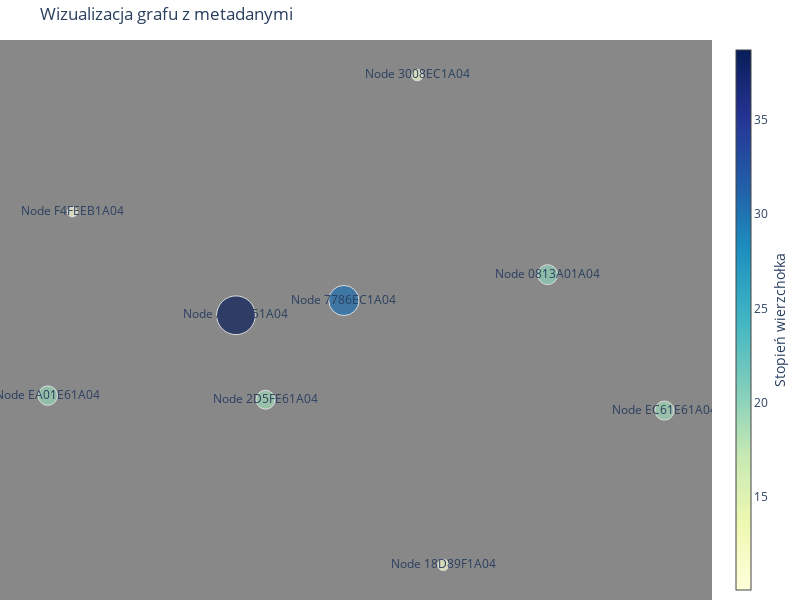

Notebook code for this chart:
### Markdown cell above
#### Plot

### Code cell
graph = deepecohab.plot_network_graph(
    cfp, chasings, ranking_ordinal, node_size_multiplier=1, edge_width_multiplier=1, title="Social network", cmap="viridis_r")


# ranking_time = deepecohab.plot_ranking_in_time(cfp, ranking_in_time)
# eval_plot = deepecohab.social_dominance_evaluation(cfp, chasings, ranking_ordinal)
# final_ranking = deepecohab.weigh_ranking(cfp, graph, ranking_ordinal, chasings)

### Figure 1 — Plotly figure (JSON) as saved in the notebook; plotly's stock layout.template omitted (floating-point values rounded to 4 significant figures)
{"data": [{"hoverinfo": "none", "line": {"color": "#888", "width": 2930}, "mode": "lines", "type": "scatter", "x": [-0.2019, 0.01249, null], "y": [0.04883, 0.1073, null]}, {"hoverinfo": "none", "line": {"color": "#888", "width": 2150}, "mode": "lines", "type": "scatter", "x": [-0.2019, 0.4174, null], "y": [0.04883, 0.2097, null]}, {"hoverinfo": "none", "line": {"color": "#888", "width": 1610}, "mode": "lines", "type": "scatter", "x": [-0.2019, -0.5759, null], "y": [0.04883, -0.2694, null]}, {"hoverinfo": "none", "line": {"color": "#888", "width": 500}, "mode": "lines", "type": "scatter", "x": [-0.2019, 0.6495, null], "y": [0.04883, -0.3287, null]}, {"hoverinfo": "none", "line": {"color": "#888", "width": 1800}, "mode": "lines", "type": "scatter", "x": [-0.2019, -0.1432, null], "y": [0.04883, -0.2856, null]}, {"hoverinfo": "none", "line": {"color": "#888", "width": 1110}, "mode": "lines", "type": "scatter", "x": [-0.2019, 0.1585, null], "y": [0.04883, 1, null]}, {"hoverinfo": "none", "line": {"color": "#888", "width": 3250}, "mode": "lines", "type": "scatter", "x": [-0.2019, 0.21, null], "y": [0.04883, -0.9402, null]}, {"hoverinfo": "none", "line": {"color": "#888", "width": 14800}, "mode": "lines", "type": "scatter", "x": [-0.2019, -0.5269, null], "y": [0.04883, 0.4581, null]}, {"hoverinfo": "none", "line": {"color": "#888", "width": 760}, "mode": "lines", "type": "scatter", "x": [0.01249, -0.2019, null], "y": [0.1073, 0.04883, null]}, {"hoverinfo": "none", "line": {"color": "#888", "width": 3000}, "mode": "lines", "type": "scatter", "x": [0.01249, 0.4174, null], "y": [0.1073, 0.2097, null]}, {"hoverinfo": "none", "line": {"color": "#888", "width": 1410}, "mode": "lines", "type": "scatter", "x": [0.01249, -0.5759, null], "y": [0.1073, -0.2694, null]}, {"hoverinfo": "none", "line": {"color": "#888", "width": 300}, "mode": "lines", "type": "scatter", "x": [0.01249, 0.6495, null], "y": [0.1073, -0.3287, null]}, {"hoverinfo": "none", "line": {"color": "#888", "width": 810}, "mode": "lines", "type": "scatter", "x": [0.01249, -0.1432, null], "y": [0.1073, -0.2856, null]}, {"hoverinfo": "none", "line": {"color": "#888", "width": 1830}, "mode": "lines", "type": "scatter", "x": [0.01249, 0.1585, null], "y": [0.1073, 1, null]}, {"hoverinfo": "none", "line": {"color": "#888", "width": 1840}, "mode": "lines", "type": "scatter", "x": [0.01249, 0.21, null], "y": [0.1073, -0.9402, null]}, {"hoverinfo": "none", "line": {"color": "#888", "width": 4190}, "mode": "lines", "type": "scatter", "x": [0.01249, -0.5269, null], "y": [0.1073, 0.4581, null]}, {"hoverinfo": "none", "line": {"color": "#888", "width": 390}, "mode": "lines", "type": "scatter", "x": [0.4174, -0.2019, null], "y": [0.2097, 0.04883, null]}, {"hoverinfo": "none", "line": {"color": "#888", "width": 210}, "mode": "lines", "type": "scatter", "x": [0.4174, 0.01249, null], "y": [0.2097, 0.1073, null]}, {"hoverinfo": "none", "line": {"color": "#888", "width": 290}, "mode": "lines", "type": "scatter", "x": [0.4174, -0.5759, null], "y": [0.2097, -0.2694, null]}, {"hoverinfo": "none", "line": {"color": "#888", "width": 110}, "mode": "lines", "type": "scatter", "x": [0.4174, 0.6495, null], "y": [0.2097, -0.3287, null]}, {"hoverinfo": "none", "line": {"color": "#888", "width": 290}, "mode": "lines", "type": "scatter", "x": [0.4174, -0.1432, null], "y": [0.2097, -0.2856, null]}, {"hoverinfo": "none", "line": {"color": "#888", "width": 330}, "mode": "lines", "type": "scatter", "x": [0.4174, 0.1585, null], "y": [0.2097, 1, null]}, {"hoverinfo": "none", "line": {"color": "#888", "width": 280}, "mode": "lines", "type": "scatter", "x": [0.4174, 0.21, null], "y": [0.2097, -0.9402, null]}, {"hoverinfo": "none", "line": {"color": "#888", "width": 330}, "mode": "lines", "type": "scatter", "x": [0.4174, -0.5269, null], "y": [0.2097, 0.4581, null]}, {"hoverinfo": "none", "line": {"color": "#888", "width": 230}, "mode": "lines", "type": "scatter", "x": [-0.5759, -0.2019, null], "y": [-0.2694, 0.04883, null]}, {"hoverinfo": "none", "line": {"color": "#888", "width": 180}, "mode": "lines", "type": "scatter", "x": [-0.5759, 0.01249, null], "y": [-0.2694, 0.1073, null]}, {"hoverinfo": "none", "line": {"color": "#888", "width": 210}, "mode": "lines", "type": "scatter", "x": [-0.5759, 0.4174, null], "y": [-0.2694, 0.2097, null]}, {"hoverinfo": "none", "line": {"color": "#888", "width": 90}, "mode": "lines", "type": "scatter", "x": [-0.5759, 0.6495, null], "y": [-0.2694, -0.3287, null]}, {"hoverinfo": "none", "line": {"color": "#888", "width": 400}, "mode": "lines", "type": "scatter", "x": [-0.5759, -0.1432, null], "y": [-0.2694, -0.2856, null]}, {"hoverinfo": "none", "line": {"color": "#888", "width": 320}, "mode": "lines", "type": "scatter", "x": [-0.5759, 0.1585, null], "y": [-0.2694, 1, null]}, {"hoverinfo": "none", "line": {"color": "#888", "width": 290}, "mode": "lines", "type": "scatter", "x": [-0.5759, 0.21, null], "y": [-0.2694, -0.9402, null]}, {"hoverinfo": "none", "line": {"color": "#888", "width": 250}, "mode": "lines", "type": "scatter", "x": [-0.5759, -0.5269, null], "y": [-0.2694, 0.4581, null]}, {"hoverinfo": "none", "line": {"color": "#888", "width": 200}, "mode": "lines", "type": "scatter", "x": [0.6495, -0.2019, null], "y": [-0.3287, 0.04883, null]}, {"hoverinfo": "none", "line": {"color": "#888", "width": 90}, "mode": "lines", "type": "scatter", "x": [0.6495, 0.01249, null], "y": [-0.3287, 0.1073, null]}, {"hoverinfo": "none", "line": {"color": "#888", "width": 230}, "mode": "lines", "type": "scatter", "x": [0.6495, 0.4174, null], "y": [-0.3287, 0.2097, null]}, {"hoverinfo": "none", "line": {"color": "#888", "width": 240}, "mode": "lines", "type": "scatter", "x": [0.6495, -0.5759, null], "y": [-0.3287, -0.2694, null]}, {"hoverinfo": "none", "line": {"color": "#888", "width": 130}, "mode": "lines", "type": "scatter", "x": [0.6495, -0.1432, null], "y": [-0.3287, -0.2856, null]}, {"hoverinfo": "none", "line": {"color": "#888", "width": 160}, "mode": "lines", "type": "scatter", "x": [0.6495, 0.1585, null], "y": [-0.3287, 1, null]}, {"hoverinfo": "none", "line": {"color": "#888", "width": 250}, "mode": "lines", "type": "scatter", "x": [0.6495, 0.21, null], "y": [-0.3287, -0.9402, null]}, {"hoverinfo": "none", "line": {"color": "#888", "width": 90}, "mode": "lines", "type": "scatter", "x": [0.6495, -0.5269, null], "y": [-0.3287, 0.4581, null]}, {"hoverinfo": "none", "line": {"color": "#888", "width": 670}, "mode": "lines", "type": "scatter", "x": [-0.1432, -0.2019, null], "y": [-0.2856, 0.04883, null]}, {"hoverinfo": "none", "line": {"color": "#888", "width": 550}, "mode": "lines", "type": "scatter", "x": [-0.1432, 0.01249, null], "y": [-0.2856, 0.1073, null]}, {"hoverinfo": "none", "line": {"color": "#888", "width": 210}, "mode": "lines", "type": "scatter", "x": [-0.1432, 0.4174, null], "y": [-0.2856, 0.2097, null]}, {"hoverinfo": "none", "line": {"color": "#888", "width": 110}, "mode": "lines", "type": "scatter", "x": [-0.1432, -0.5759, null], "y": [-0.2856, -0.2694, null]}, {"hoverinfo": "none", "line": {"color": "#888", "width": 200}, "mode": "lines", "type": "scatter", "x": [-0.1432, 0.6495, null], "y": [-0.2856, -0.3287, null]}, {"hoverinfo": "none", "line": {"color": "#888", "width": 210}, "mode": "lines", "type": "scatter", "x": [-0.1432, 0.1585, null], "y": [-0.2856, 1, null]}, {"hoverinfo": "none", "line": {"color": "#888", "width": 560}, "mode": "lines", "type": "scatter", "x": [-0.1432, 0.21, null], "y": [-0.2856, -0.9402, null]}, {"hoverinfo": "none", "line": {"color": "#888", "width": 1390}, "mode": "lines", "type": "scatter", "x": [-0.1432, -0.5269, null], "y": [-0.2856, 0.4581, null]}, {"hoverinfo": "none", "line": {"color": "#888", "width": 60}, "mode": "lines", "type": "scatter", "x": [0.1585, -0.2019, null], "y": [1, 0.04883, null]}, {"hoverinfo": "none", "line": {"color": "#888", "width": 30}, "mode": "lines", "type": "scatter", "x": [0.1585, 0.01249, null], "y": [1, 0.1073, null]}, {"hoverinfo": "none", "line": {"color": "#888", "width": 120}, "mode": "lines", "type": "scatter", "x": [0.1585, 0.4174, null], "y": [1, 0.2097, null]}, {"hoverinfo": "none", "line": {"color": "#888", "width": 80}, "mode": "lines", "type": "scatter", "x": [0.1585, -0.5759, null], "y": [1, -0.2694, null]}, {"hoverinfo": "none", "line": {"color": "#888", "width": 10}, "mode": "lines", "type": "scatter", "x": [0.1585, 0.6495, null], "y": [1, -0.3287, null]}, {"hoverinfo": "none", "line": {"color": "#888", "width": 130}, "mode": "lines", "type": "scatter", "x": [0.1585, -0.1432, null], "y": [1, -0.2856, null]}, {"hoverinfo": "none", "line": {"color": "#888", "width": 90}, "mode": "lines", "type": "scatter", "x": [0.1585, 0.21, null], "y": [1, -0.9402, null]}, {"hoverinfo": "none", "line": {"color": "#888", "width": 160}, "mode": "lines", "type": "scatter", "x": [0.1585, -0.5269, null], "y": [1, 0.4581, null]}, {"hoverinfo": "none", "line": {"color": "#888", "width": 60}, "mode": "lines", "type": "scatter", "x": [0.21, -0.2019, null], "y": [-0.9402, 0.04883, null]}, {"hoverinfo": "none", "line": {"color": "#888", "width": 50}, "mode": "lines", "type": "scatter", "x": [0.21, 0.01249, null], "y": [-0.9402, 0.1073, null]}, {"hoverinfo": "none", "line": {"color": "#888", "width": 130}, "mode": "lines", "type": "scatter", "x": [0.21, 0.4174, null], "y": [-0.9402, 0.2097, null]}, {"hoverinfo": "none", "line": {"color": "#888", "width": 160}, "mode": "lines", "type": "scatter", "x": [0.21, -0.5759, null], "y": [-0.9402, -0.2694, null]}, {"hoverinfo": "none", "line": {"color": "#888", "width": 290}, "mode": "lines", "type": "scatter", "x": [0.21, 0.6495, null], "y": [-0.9402, -0.3287, null]}, {"hoverinfo": "none", "line": {"color": "#888", "width": 60}, "mode": "lines", "type": "scatter", "x": [0.21, -0.1432, null], "y": [-0.9402, -0.2856, null]}, {"hoverinfo": "none", "line": {"color": "#888", "width": 50}, "mode": "lines", "type": "scatter", "x": [0.21, 0.1585, null], "y": [-0.9402, 1, null]}, {"hoverinfo": "none", "line": {"color": "#888", "width": 140}, "mode": "lines", "type": "scatter", "x": [0.21, -0.5269, null], "y": [-0.9402, 0.4581, null]}, {"hoverinfo": "none", "line": {"color": "#888", "width": 60}, "mode": "lines", "type": "scatter", "x": [-0.5269, -0.2019, null], "y": [0.4581, 0.04883, null]}, {"hoverinfo": "none", "line": {"color": "#888", "width": 40}, "mode": "lines", "type": "scatter", "x": [-0.5269, 0.01249, null], "y": [0.4581, 0.1073, null]}, {"hoverinfo": "none", "line": {"color": "#888", "width": 90}, "mode": "lines", "type": "scatter", "x": [-0.5269, 0.4174, null], "y": [0.4581, 0.2097, null]}, {"hoverinfo": "none", "line": {"color": "#888", "width": 110}, "mode": "lines", "type": "scatter", "x": [-0.5269, -0.5759, null], "y": [0.4581, -0.2694, null]}, {"hoverinfo": "none", "line": {"color": "#888", "width": 280}, "mode": "lines", "type": "scatter", "x": [-0.5269, 0.6495, null], "y": [0.4581, -0.3287, null]}, {"hoverinfo": "none", "line": {"color": "#888", "width": 70}, "mode": "lines", "type": "scatter", "x": [-0.5269, -0.1432, null], "y": [0.4581, -0.2856, null]}, {"hoverinfo": "none", "line": {"color": "#888", "width": 120}, "mode": "lines", "type": "scatter", "x": [-0.5269, 0.1585, null], "y": [0.4581, 1, null]}, {"hoverinfo": "none", "line": {"color": "#888", "width": 130}, "mode": "lines", "type": "scatter", "x": [-0.5269, 0.21, null], "y": [0.4581, -0.9402, null]}, {"hoverinfo": "text", "marker": {"color": [38.71, 30.23, 19.96, 19.5, 19.12, 18.98, 11.41, 11.31, 10.05], "colorbar": {"thickness": 15, "title": {"side": "right", "text": "Stopień wierzchołka"}, "xanchor": "left"}, "colorscale": [[0, "rgb(255,255,217)"], [0.125, "rgb(237,248,177)"], [0.25, "rgb(199,233,180)"], [0.375, "rgb(127,205,187)"], [0.5, "rgb(65,182,196)"], [0.625, "rgb(29,145,192)"], [0.75, "rgb(34,94,168)"], [0.875, "rgb(37,52,148)"], [1, "rgb(8,29,88)"]], "showscale": true, "size": [38.71, 30.23, 19.96, 19.5, 19.12, 18.98, 11.41, 11.31, 10.05]}, "mode": "markers+text", "text": ["Node A7E6E51A04", "Node 7786EC1A04", "Node 0813A01A04", "Node EA01E61A04", "Node EC61E61A04", "Node 2D5FE61A04", "Node 3008EC1A04", "Node 18D89F1A04", "Node F4FEEB1A04"], "type": "scatter", "x": [-0.2019, 0.01249, 0.4174, -0.5759, 0.6495, -0.1432, 0.1585, 0.21, -0.5269], "y": [0.04883, 0.1073, 0.2097, -0.2694, -0.3287, -0.2856, 1, -0.9402, 0.4581]}], "layout": {"height": 600, "hovermode": "closest", "margin": {"b": 0, "l": 0, "r": 0, "t": 40}, "showlegend": false, "title": {"text": "Wizualizacja grafu z metadanymi"}, "width": 800, "xaxis": {"showgrid": false, "showticklabels": false, "zeroline": false}, "yaxis": {"showgrid": false, "showticklabels": false, "zeroline": false}}}
